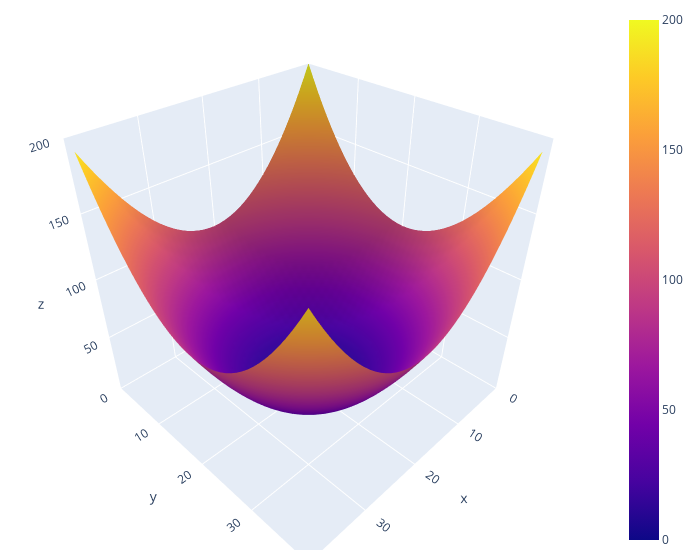

Notebook code cell kept with this figure:
### Code cell
fig = go.Figure(
    data=[
        go.Surface(
            z = z
        ),
        go.Surface(z = z, showscale = False, opacity=0.9),
    ]
)

fig.update_layout(
    scene = dict(
        xaxis = dict(nticks=5, range=[0,40],),
        yaxis = dict(nticks=5, range=[0,40],),
        zaxis = dict(nticks=5, range=[0,200],),
    ),
    width = 700,
    margin = dict(r = 20, l = 10, b = 10, t = 10)
)

fig.show()

### Figure 1 — Plotly figure (JSON) as saved in the notebook; plotly's stock layout.template omitted (floating-point values rounded to 4 significant figures; data arrays with more than 128 entries replaced by an {"elided": "..."} marker saying what was removed)
{"data": [{"type": "surface", "z": {"elided": "40x40 float values"}}, {"opacity": 0.9, "showscale": false, "type": "surface", "z": {"elided": "40x40 float values"}}], "layout": {"margin": {"b": 10, "l": 10, "r": 20, "t": 10}, "scene": {"xaxis": {"nticks": 5, "range": [0, 40]}, "yaxis": {"nticks": 5, "range": [0, 40]}, "zaxis": {"nticks": 5, "range": [0, 200]}}, "width": 700}}
